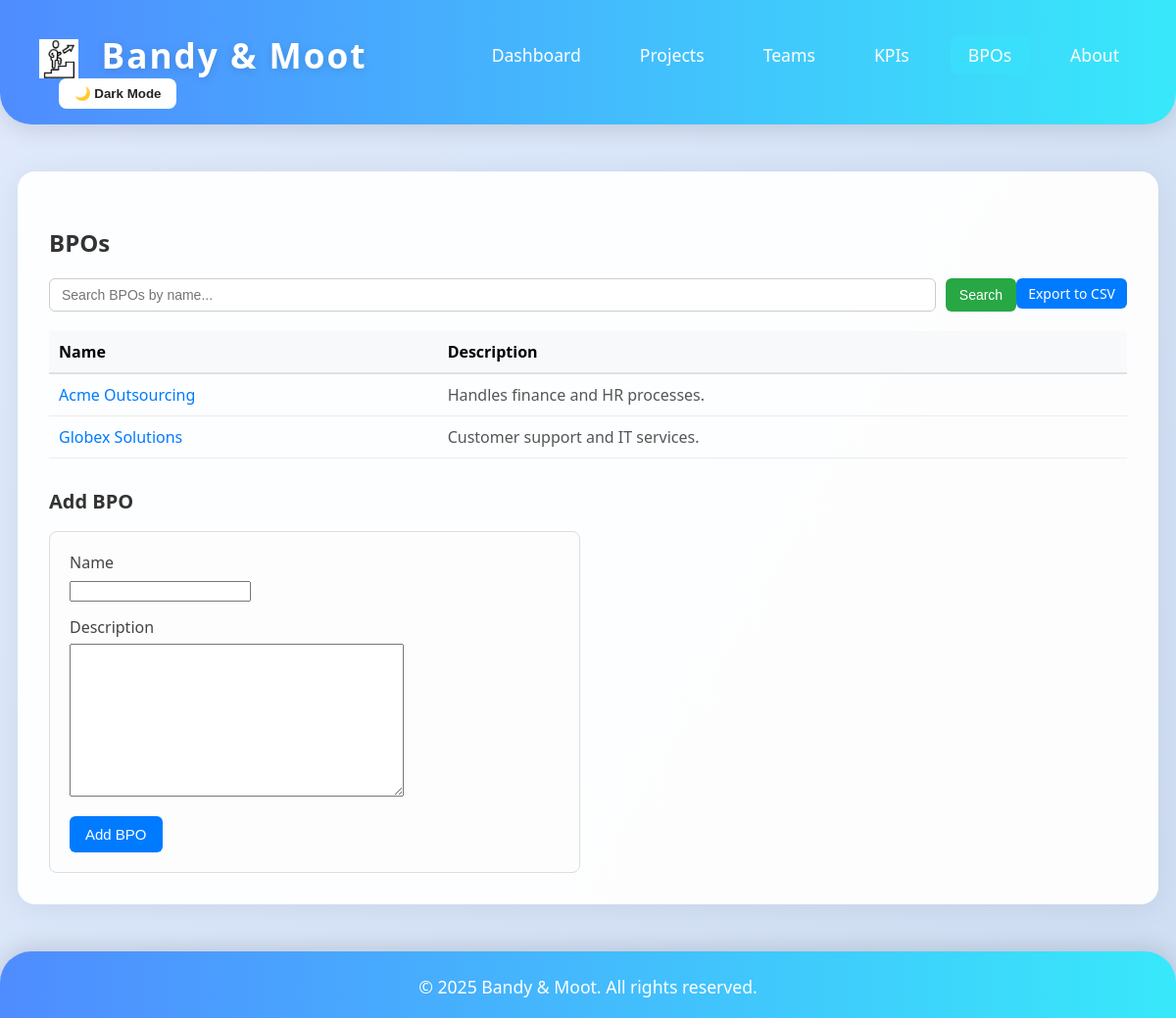
The app's page /bpos/, older data.
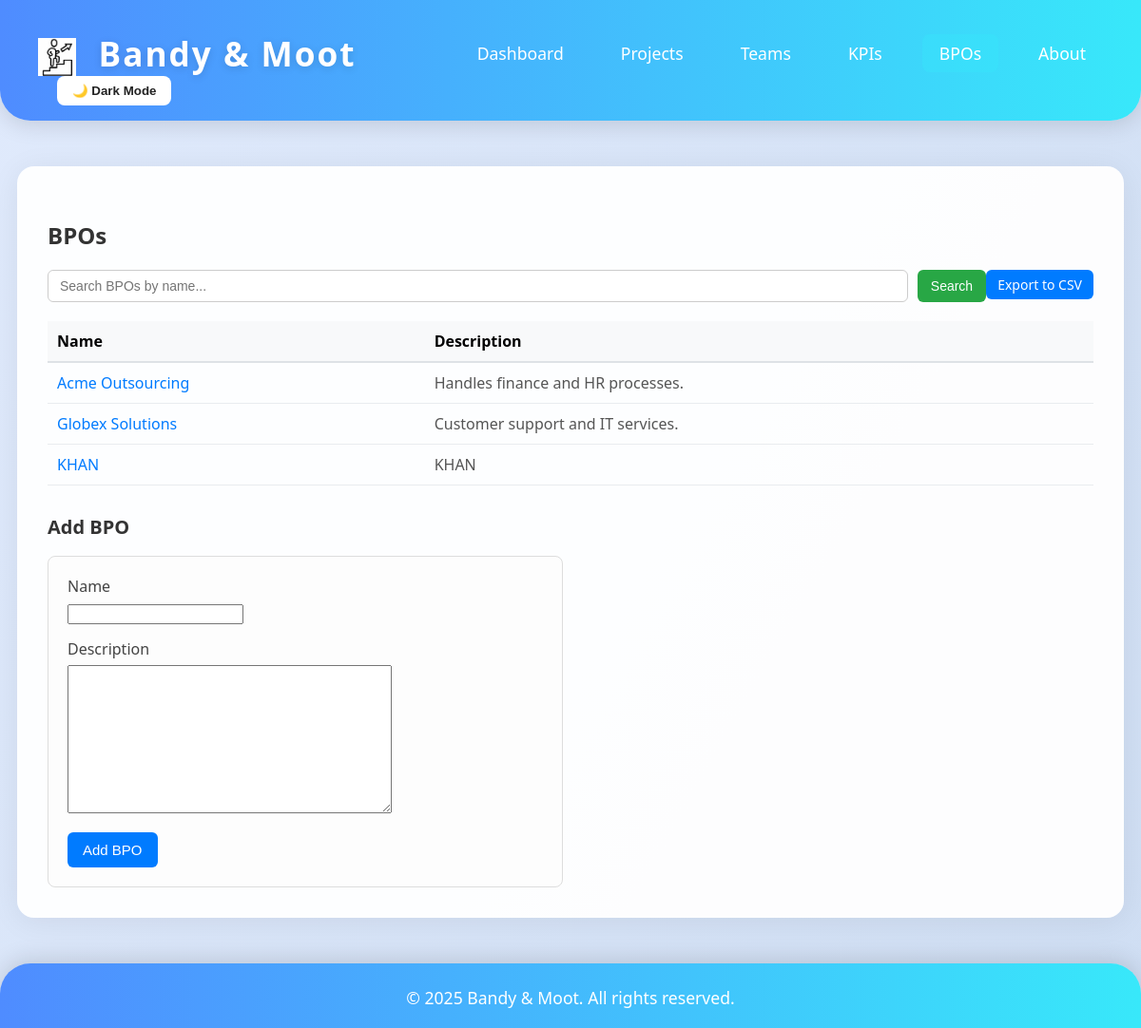
The same page, newer data.
### dashboard/models.py (models this page shows, shortened)
class BPO(models.Model):
	name = models.CharField(max_length=100)
	description = models.TextField(blank=True)

### dashboard/views.py (the view, shortened to what this page needs)
# urls.py: path('bpos/', views.bpos_list, name='bpos_list'),
def bpos_list(request):
    query = request.GET.get('q', '')
    bpos = BPO.objects.all()
    if query:
        bpos = bpos.filter(name__icontains=query)
    if request.method == 'POST':
        form = BPOForm(request.POST)
        if form.is_valid():
            form.save()
            messages.success(request, 'BPO added successfully!')
    else:
        form = BPOForm()
    return render(request, 'dashboard/bpos_list.html', {'bpos': bpos, 'form': form, 'query': query})

### dashboard/forms.py
class BPOForm(forms.ModelForm):
    class Meta:
        model = BPO
        fields = ['name', 'description']

### dashboard/templates/dashboard/bpos_list.html (shortened to what this page needs)
{% extends 'dashboard/base.html' %}
{% block content %}
<h1 style="margin-bottom: 20px; font-size: 24px; font-weight: 600; color: #333;">BPOs</h1>
<a href="?export=csv"
   style="float: right; padding: 6px 12px; border-radius: 6px; background: #007bff; color: white; text-decoration: none; font-size: 14px; margin-bottom: 15px;">
   Export to CSV
</a>
<form method="get" style="margin-bottom: 20px; display: flex; gap: 10px;">
    <input type="text"
           name="q"
           value="{{ query }}"
           placeholder="Search BPOs by name..."
           style="flex: 1; padding: 8px 12px; border-radius: 6px; border: 1px solid #ccc; font-size: 14px;">
    <button type="submit"
            style="padding: 8px 14px; border-radius: 6px; border: none; background: #28a745; color: white; font-size: 14px; cursor: pointer;">
        Search
    </button>
</form>
<table style="width: 100%; border-collapse: collapse; margin-bottom: 25px;">
    <thead>
        <tr style="background: #f8f9fa; text-align: left;">
            <th style="padding: 10px; border-bottom: 2px solid #dee2e6;">Name</th>
            <th style="padding: 10px; border-bottom: 2px solid #dee2e6;">Description</th>
        </tr>
    </thead>
    <tbody>
        {% for bpo in bpos %}
        <tr style="border-bottom: 1px solid #e9ecef;">
            <td style="padding: 10px;">
                <a href="/bpos/{{ bpo.id }}/" style="color: #007bff; text-decoration: none; font-weight: 500;">
                    {{ bpo.name }}
                </a>
            </td>
            <td style="padding: 10px; color: #555;">
                {{ bpo.description|truncatewords:15 }}
            </td>
        </tr>
        {% empty %}
        <tr>
            <td colspan="2" style="padding: 12px; text-align: center; color: #888;">No BPOs found.</td>
        </tr>
        {% endfor %}
    </tbody>
</table>
<h2 style="margin-top: 30px; font-size: 20px; font-weight: 600; color: #333;">Add BPO</h2>
<form method="post" style="margin-top: 15px; max-width: 500px; padding: 20px; border: 1px solid #ddd; border-radius: 8px; background: #fdfdfd;">
    <div style="margin-bottom: 15px;">
        <label for="id_name" style="display: block; margin-bottom: 6px; font-weight: 500; color: #444;">Name</label>
        {{ form.name }}
    </div>
    <div style="margin-bottom: 15px;">
        <label for="id_description" style="display: block; margin-bottom: 6px; font-weight: 500; color: #444;">Description</label>
        {{ form.description }}
    </div>
    <button type="submit"
            style="padding: 10px 16px; border-radius: 6px; border: none; background: #007bff; color: white; font-size: 15px; cursor: pointer;">
        Add BPO
    </button>
</form>
{% endblock %}

Row changes from the older to the newer data that the page shows:
added BPO: name "KHAN", description "KHAN"
